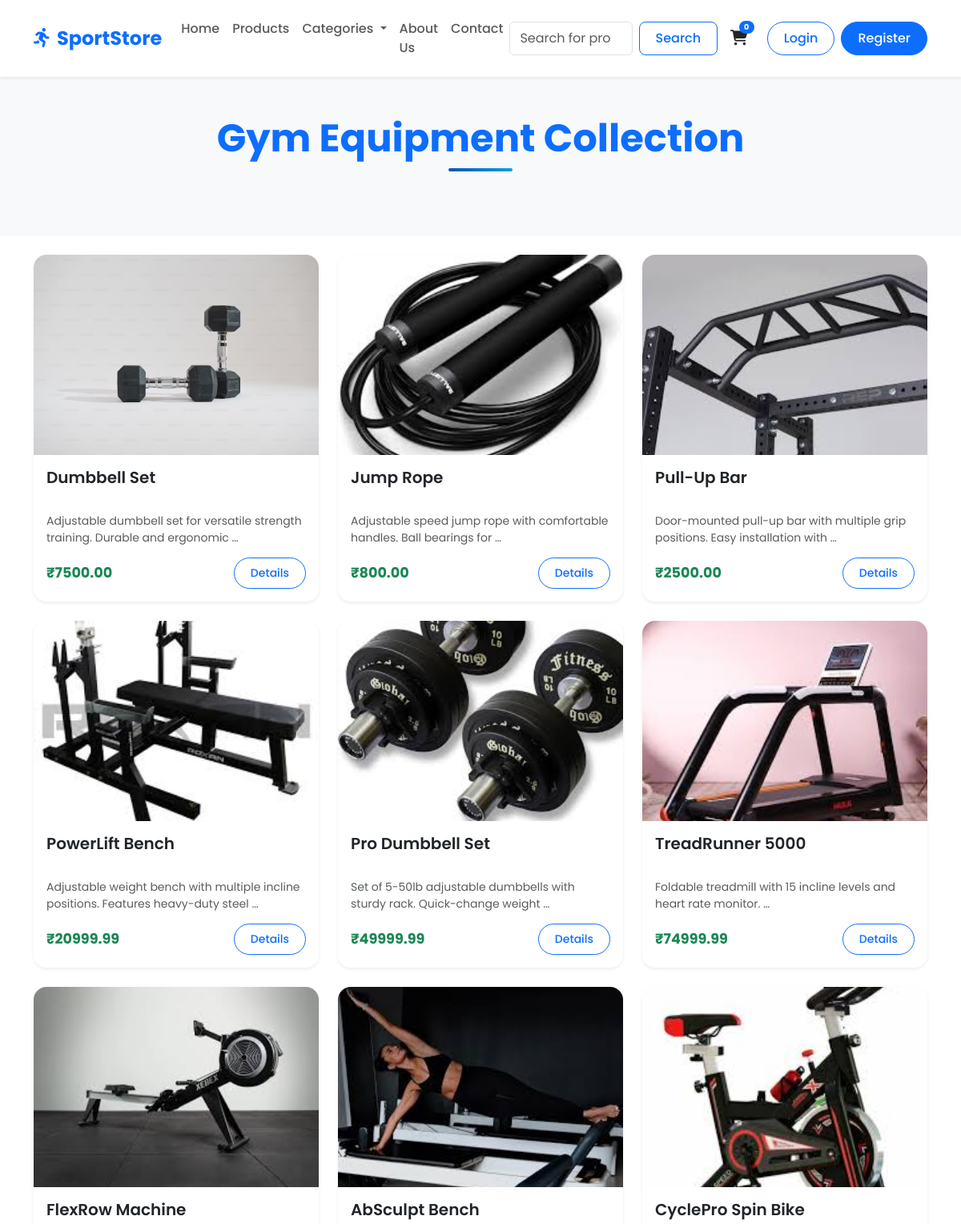
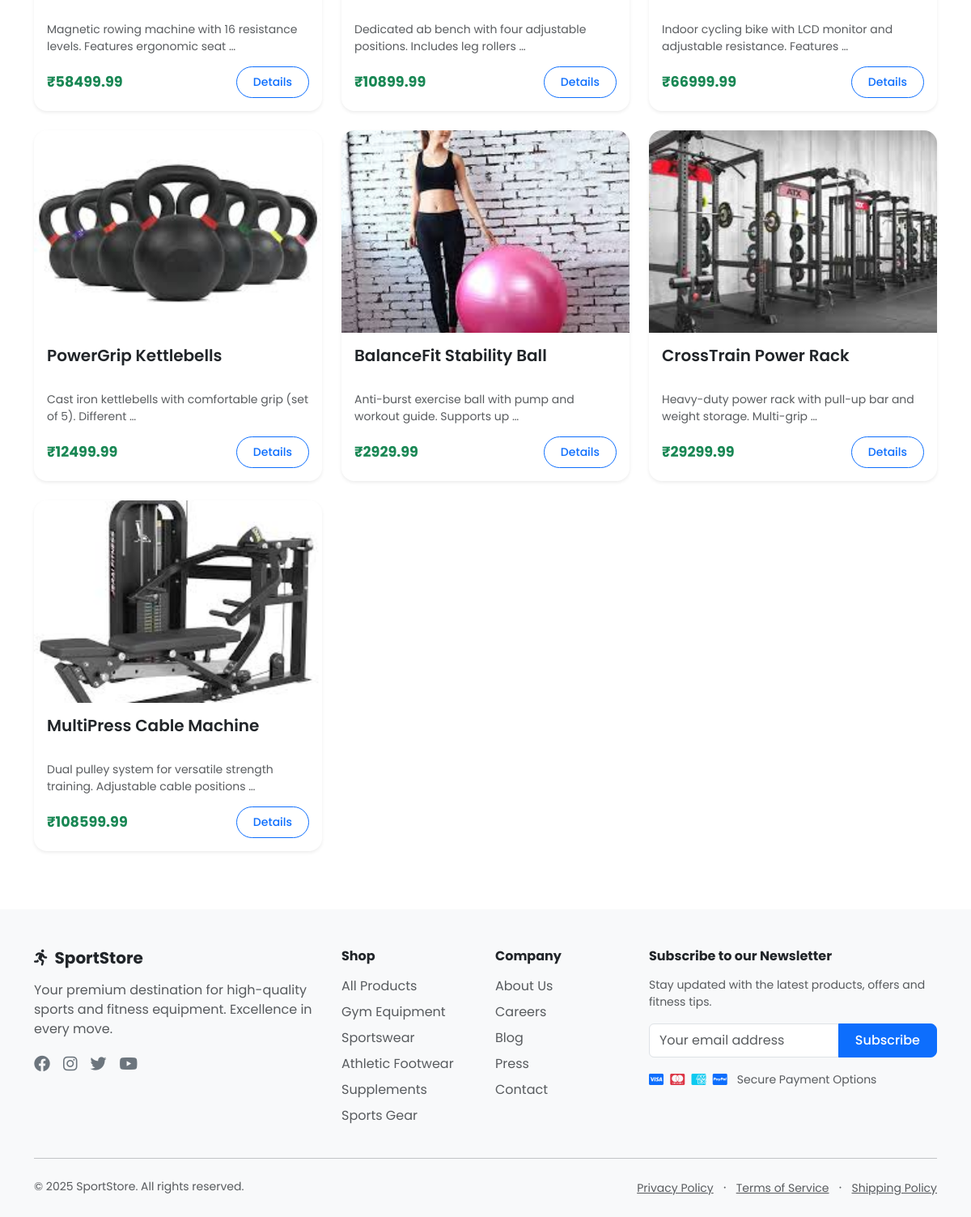
Screenshot of /products/gym_equipment/ with the database file from the repository (2 pictures, top to bottom).
### products/models.py (models this page shows, shortened)
class Product(models.Model):
    CATEGORY_CHOICES = [
        ('gym_equipment', 'Gym Equipment'),
        ('clothing', 'Clothing'),
        ('shoes', 'Shoes'),
        ('supplements', 'Supplements'),
        ('sports_gear', 'Sports Gear'),
    ]
    name = models.CharField(max_length=200)
    description = models.TextField()
    price = models.DecimalField(max_digits=10, decimal_places=2)
    category = models.CharField(max_length=100, choices=CATEGORY_CHOICES)
    image = models.ImageField(upload_to='products/')

### products/views.py (the view)
# urls.py: path('', product_list, name='product_list'),
def product_list(request, category=None):
    query = request.GET.get("q")
    products = Product.objects.all()
    if category and category != "all-products":
        products = Product.objects.filter(category=category)
    if query:
        products = products.filter(
            Q(name__icontains=query) | Q(description__icontains=query)
        )
    readable_category = CATEGORY_DISPLAY_NAMES.get(category, "All Products")
    return render(request, "products/product_list.html", {
        "products": products,
        "selected_category": readable_category,
        "search_query": query,
    })

### cart/views.py (called while the page is built)
def cart_item_count(request):
    if request.user.is_authenticated:
        total_quantity = CartItem.objects.filter(user=request.user).aggregate(total=Sum('quantity'))['total']
        return {'cart_item_count': total_quantity if total_quantity else 0}
    return {'cart_item_count': 0}

### templates/products/product_list.html (shortened to what this page needs)
{% extends "home/base.html" %}
{% block content %}
<div class="product-header py-5">
    <div class="container">
        <h2 class="display-5 fw-bold text-center text-primary">
            {% if selected_category and selected_category != 'all-products' %}
                {{ selected_category }} Collection
            {% else %}
                Our Collection
            {% endif %}
        </h2>
        <div class="separator-line mx-auto"></div>
    </div>
</div>
<div class="container py-4">
    <div class="row g-4">
        {% for product in products %}
        <div class="col-md-4 col-sm-6">
            <div class="product-card h-100 rounded-4 overflow-hidden border-0 shadow-sm position-relative">
                <div class="product-image-container">
                </div>
                <div class="product-info p-3">
                    <h5 class="product-title">{{ product.name }}</h5>
                    <p class="product-desc text-muted small mb-2">{{ product.description|truncatewords:10 }}</p>
                    <div class="d-flex justify-content-between align-items-center mt-3">
                        <span class="product-price fw-bold text-success">₹{{ product.price }}</span>
                        <a href="{% url 'product_detail' product.id %}" class="btn btn-outline-primary btn-sm rounded-pill">Details</a>
                    </div>
                </div>
            </div>
        </div>
        {% endfor %}
    </div>
</div>
{% endblock %}

### templates/home/base.html (style rules this page uses)
:root { --primary-color: #0d6efd; --secondary-color: #6c757d; --accent-color: #ffc107; }
body { font-family: 'Poppins', sans-serif; display: flex; flex-direction: column; min-height: 100vh; }
.btn { border-radius: 0.5rem; padding: 0.5rem 1.25rem; font-weight: 500; transition: all 0.3s ease; }

### templates/products/product_list.html (style rules this page uses)
.product-header { background-color: #f8f9fa; }
.separator-line { width: 80px; height: 4px; background: linear-gradient(90deg, #0056b3, #00a0e3); border-radius: 2px; margin-bottom: 2rem; }
.product-card { transition: all 0.3s ease; }
.product-image-container { height: 250px; overflow: hidden; position: relative; }
.product-title { font-weight: 600; margin-bottom: 0.5rem; height: 48px; overflow: hidden; }
.product-desc { height: 40px; overflow: hidden; }
.product-price { font-size: 1.1rem; }

### rows the page displays
Product: name "Dumbbell Set", description "Adjustable dumbbell set for versatile strength training. Durable and ergonomic …", price "7500.00"
Product: name "Jump Rope", description "Adjustable speed jump rope with comfortable handles. Ball bearings for …", price "800.00"
Product: name "Pull-Up Bar", description "Door-mounted pull-up bar with multiple grip positions. Easy installation with …", price "2500.00"
Product: name "PowerLift Bench", description "Adjustable weight bench with multiple incline positions. Features heavy-duty steel …", price "20999.99"
Product: name "Pro Dumbbell Set", description "Set of 5-50lb adjustable dumbbells with sturdy rack. Quick-change weight …", price "49999.99"
Product: name "TreadRunner 5000", description "Foldable treadmill with 15 incline levels and heart rate monitor. …", price "74999.99"
Product: name "FlexRow Machine", description "Magnetic rowing machine with 16 resistance levels. Features ergonomic seat …", price "58499.99"
Product: name "AbSculpt Bench", description "Dedicated ab bench with four adjustable positions. Includes leg rollers …", price "10899.99"
Product: name "CyclePro Spin Bike", description "Indoor cycling bike with LCD monitor and adjustable resistance. Features …", price "66999.99"
Product: name "PowerGrip Kettlebells", description "Cast iron kettlebells with comfortable grip (set of 5). Different …", price "12499.99"
Product: name "BalanceFit Stability Ball", description "Anti-burst exercise ball with pump and workout guide. Supports up …", price "2929.99"
Product: name "CrossTrain Power Rack", description "Heavy-duty power rack with pull-up bar and weight storage. Multi-grip …", price "29299.99"
Product: name "MultiPress Cable Machine", description "Dual pulley system for versatile strength training. Adjustable cable positions …", price "108599.99"

### other values shown
{{ selected_category }} "Gym Equipment"
